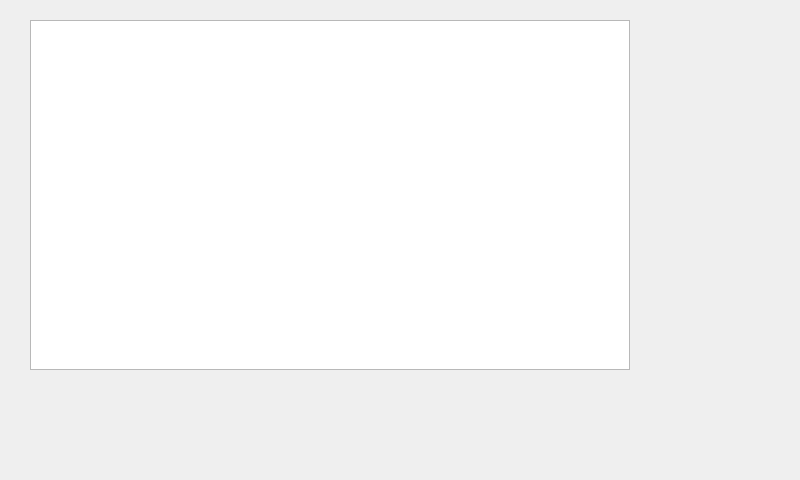
<?xml version="1.0" encoding="UTF-8"?>
<ui version="4.0">
 <class>PowerupWidget</class>
 <widget class="QWidget" name="PowerupWidget">
  <property name="geometry">
   <rect>
    <x>0</x>
    <y>0</y>
    <width>800</width>
    <height>480</height>
   </rect>
  </property>
  <property name="windowTitle">
   <string>PowerupWidget</string>
  </property>
  <property name="styleSheet">
   <string notr="true"/>
  </property>
  <widget class="QFrame" name="mainFrame">
   <property name="geometry">
    <rect>
     <x>0</x>
     <y>0</y>
     <width>800</width>
     <height>480</height>
    </rect>
   </property>
   <property name="layoutDirection">
    <enum>Qt::LeftToRight</enum>
   </property>
   <property name="styleSheet">
    <string notr="true">
/*QFrame { border: 1px solid black;}*/
QLabel {
  font-family: 'Roboto';
  font-size: 12px;
  font-weight: 400;
  color: black;
}
QPushButton {
  font-family: 'Roboto';
  font-size: 12px;
  font-weight: 400;
  color: black;
  border: 2px solid gray;
  border-radius: 8px;
  background-color: qlineargradient(x1: 0, y1: 0, x2: 0, y2: 1,
                              stop: 0 #f6f7fa, stop: 1 #dadbde);
}
QPushButton:pressed {
    background-color: qlineargradient(x1: 0, y1: 0, x2: 0, y2: 1,
                                      stop: 0 #dadbde, stop: 1 #f6f7fa);
}
</string>
   </property>
   <property name="frameShape">
    <enum>QFrame::Panel</enum>
   </property>
   <property name="frameShadow">
    <enum>QFrame::Plain</enum>
   </property>
   <property name="lineWidth">
    <number>0</number>
   </property>
   <widget class="QFrame" name="graphFrame">
    <property name="geometry">
     <rect>
      <x>0</x>
      <y>0</y>
      <width>660</width>
      <height>400</height>
     </rect>
    </property>
    <property name="styleSheet">
     <string notr="true"/>
    </property>
    <property name="frameShape">
     <enum>QFrame::Panel</enum>
    </property>
    <property name="frameShadow">
     <enum>QFrame::Plain</enum>
    </property>
    <property name="lineWidth">
     <number>0</number>
    </property>
    <property name="midLineWidth">
     <number>0</number>
    </property>
    <widget class="QTextEdit" name="textEditWidget">
     <property name="geometry">
      <rect>
       <x>30</x>
       <y>20</y>
       <width>600</width>
       <height>350</height>
      </rect>
     </property>
     <property name="readOnly">
      <bool>true</bool>
     </property>
     <property name="acceptRichText">
      <bool>false</bool>
     </property>
    </widget>
   </widget>
   <widget class="QFrame" name="inputGroupFrame">
    <property name="geometry">
     <rect>
      <x>0</x>
      <y>400</y>
      <width>800</width>
      <height>80</height>
     </rect>
    </property>
    <property name="sizePolicy">
     <sizepolicy hsizetype="Fixed" vsizetype="Fixed">
      <horstretch>0</horstretch>
      <verstretch>0</verstretch>
     </sizepolicy>
    </property>
    <property name="layoutDirection">
     <enum>Qt::LeftToRight</enum>
    </property>
    <property name="frameShape">
     <enum>QFrame::Panel</enum>
    </property>
    <property name="frameShadow">
     <enum>QFrame::Plain</enum>
    </property>
    <property name="lineWidth">
     <number>0</number>
    </property>
    <property name="midLineWidth">
     <number>0</number>
    </property>
   </widget>
   <widget class="QFrame" name="rightColumnFrame">
    <property name="geometry">
     <rect>
      <x>660</x>
      <y>0</y>
      <width>140</width>
      <height>400</height>
     </rect>
    </property>
    <property name="styleSheet">
     <string notr="true"/>
    </property>
    <property name="frameShape">
     <enum>QFrame::Panel</enum>
    </property>
    <property name="frameShadow">
     <enum>QFrame::Plain</enum>
    </property>
    <property name="lineWidth">
     <number>0</number>
    </property>
    <widget class="QWidget" name="dataGroupWidget" native="true">
     <property name="geometry">
      <rect>
       <x>0</x>
       <y>0</y>
       <width>140</width>
       <height>400</height>
      </rect>
     </property>
    </widget>
    <widget class="QWidget" name="buttonGroupWidget" native="true">
     <property name="geometry">
      <rect>
       <x>0</x>
       <y>0</y>
       <width>140</width>
       <height>400</height>
      </rect>
     </property>
    </widget>
   </widget>
  </widget>
 </widget>
 <resources/>
 <connections/>
</ui>
